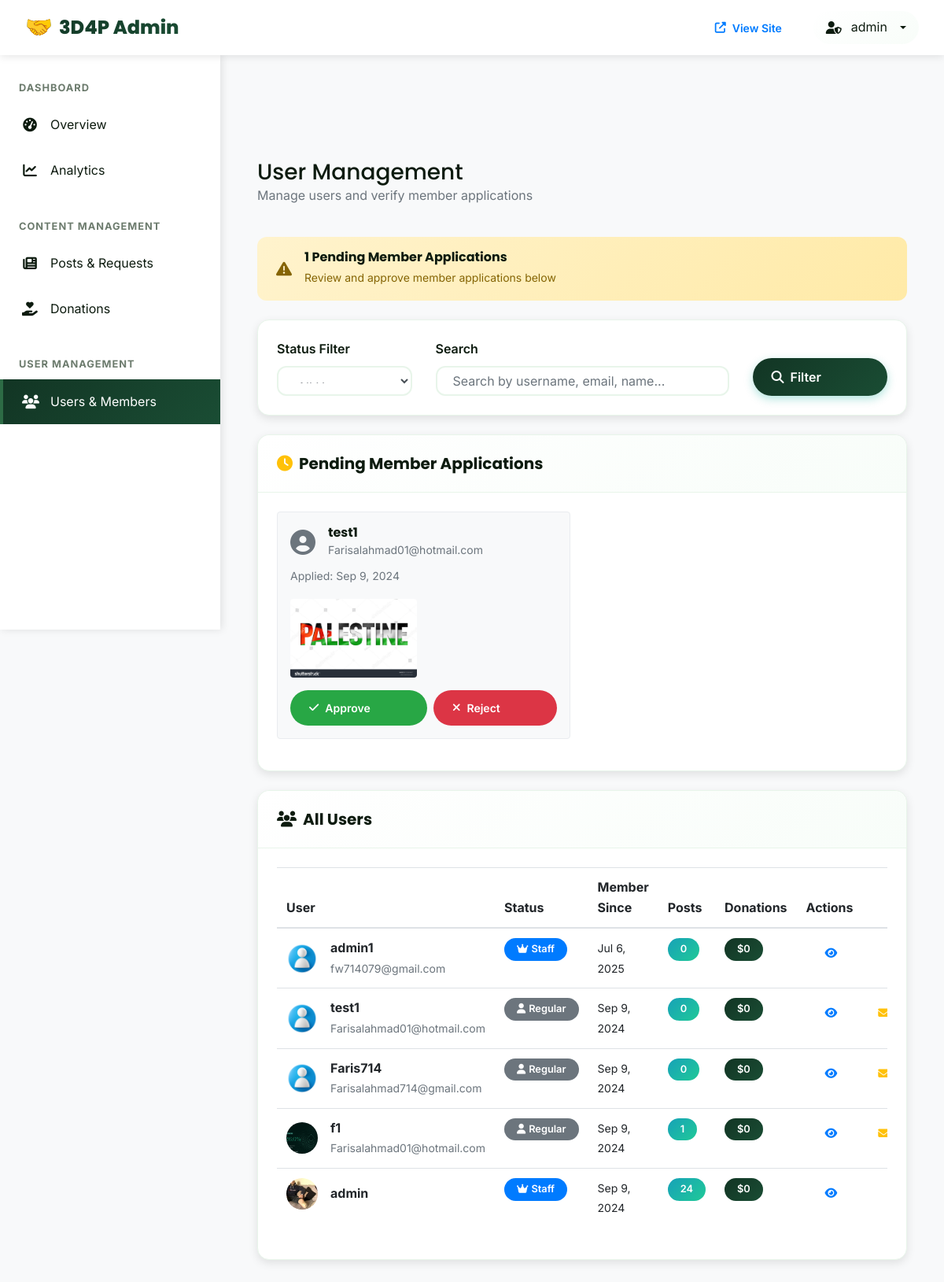
/dashboard/users/ (signed in), run on an earlier commit of the app's database.
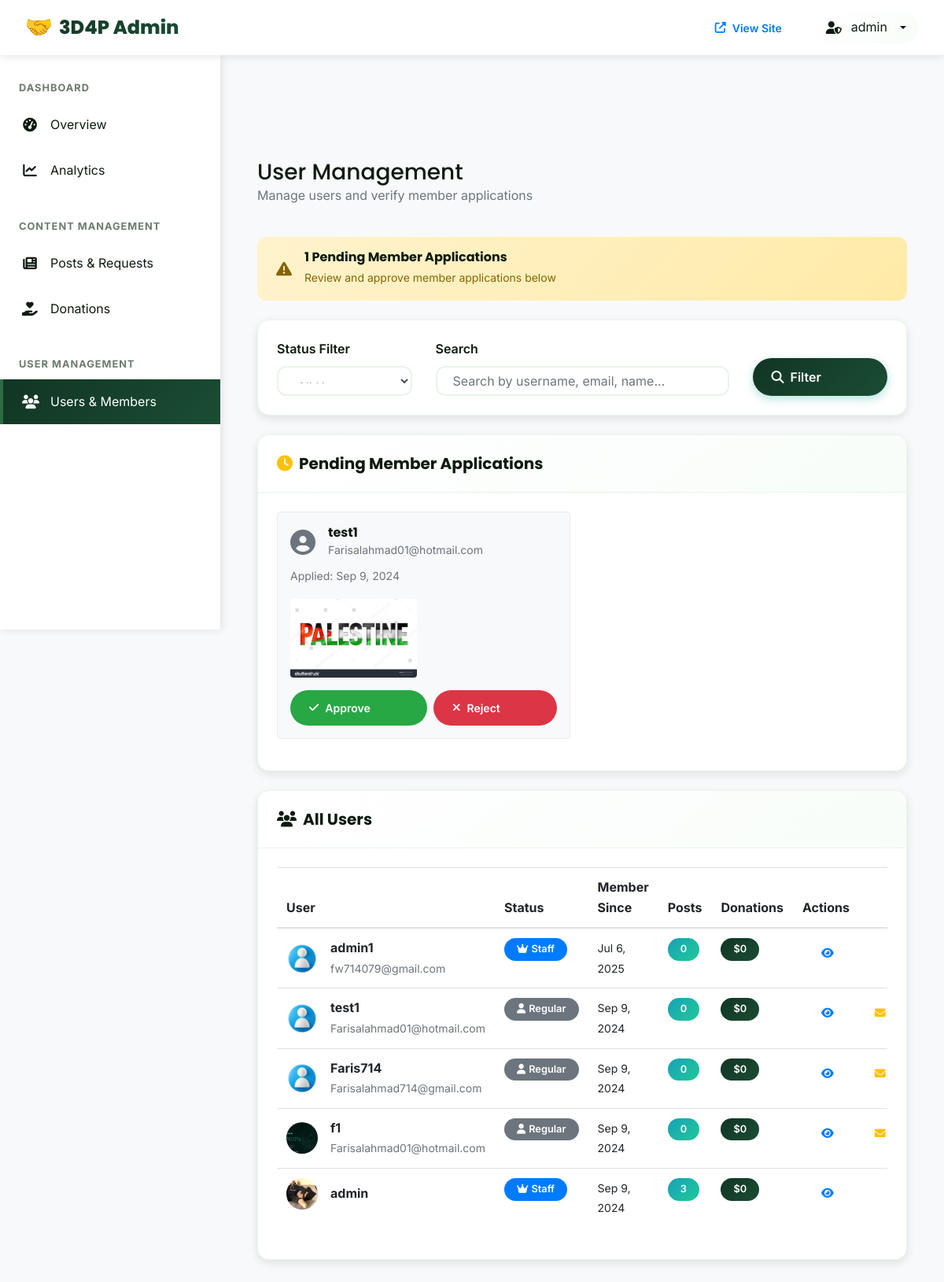
And on a later commit of the database.
### users/models.py (models this page shows, shortened)
class CustomUser(AbstractUser):
    is_member = models.BooleanField(default=False)
    is_verified = models.BooleanField(default=False)
    bio = models.TextField(blank=True)
    date_of_birth = models.DateField(null=True, blank=True)
    pass

class MemberProfile(models.Model):
    user = models.OneToOneField(settings.AUTH_USER_MODEL, on_delete=models.CASCADE)
    photo = models.ImageField(upload_to='profile_photos',  default='default.jpg')
    bio = models.TextField(max_length=500, blank=True)
    is_verified = models.BooleanField(default=False)

### admin_dashboard/views.py (the view, shortened to what this page needs)
# urls.py: path('users/', views.admin_users, name='admin_users'),
@user_passes_test(is_admin)
def admin_users(request):
    status_filter = request.GET.get('status', 'all')
    search = request.GET.get('search', '')
    users = CustomUser.objects.select_related('memberprofile')
    if status_filter == 'verified':
        users = users.filter(is_verified=True)
    elif status_filter == 'pending':
        users = users.filter(is_verified=False)
    elif status_filter == 'staff':
        users = users.filter(is_staff=True)
    users = users.order_by('-date_joined')
    paginator = Paginator(users, 15)
    page_number = request.GET.get('page')
    page_obj = paginator.get_page(page_number)
    for user in page_obj:
        user.total_donations = Donation.objects.filter(
            donor_email=user.email,
            payment_status='completed'
        ).aggregate(total=Sum('amount'))['total'] or 0
    pending_applications = MemberApplication.objects.filter(
        is_approved=False
    ).select_related('user').order_by('-application_date')[:10]
    context = {
        'page_obj': page_obj,
        'status_filter': status_filter,
        'search': search,
        'pending_applications': pending_applications,
    }
    return render(request, 'admin_dashboard/users.html', context)

### admin_dashboard/views.py (called while the page is built)
def is_admin(user):
    return user.is_staff and user.is_superuser

### utils/error_handlers.py (called while the page is built)
    def __call__(self, request):
        if self.is_suspicious_request(request):
            logger.warning(
                f"Suspicious request detected: {request.method} {request.get_full_path()} "
                f"from IP: {self.get_client_ip(request)}"
            )
        response = self.get_response(request)
        return response

    def is_suspicious_request(self, request):
        suspicious_patterns = [
            'admin/', 'wp-admin/', 'phpmyadmin/', '.env', 'config.php',
            'shell.php', 'cmd.php', 'eval(', 'system(', 'exec('
        ]
        path = request.get_full_path().lower()
        return any(pattern in path for pattern in suspicious_patterns)

### admin_dashboard/templates/admin_dashboard/users.html (shortened to what the changed rows need)
{% extends 'admin_dashboard/base.html' %}
{% block content %}
<div class="container-fluid">
    <div class="d-flex justify-content-between align-items-center mb-4">
        <div>
            <h1 class="h3 mb-0">User Management</h1>
        </div>
    </div>
    <div class="admin-card">
        <div class="admin-card-body">
            <div class="table-responsive">
                <table class="table table-hover">
                    <thead>
                        <tr>
                            <th>User</th>
                            <th>Status</th>
                            <th>Member Since</th>
                            <th>Posts</th>
                            <th>Donations</th>
                            <th>Actions</th>
                        </tr>
                    </thead>
                    <tbody>
                        {% for user in page_obj %}
                        <tr>
                            <td>
                                <div class="d-flex align-items-center">
                                    {% if user.memberprofile.photo %}
                                    <img src="{{ user.memberprofile.photo.url }}" class="rounded-circle mr-3" style="width: 40px; height: 40px; object-fit: cover;" alt="{{ user.username }}">
                                    {% else %}
                                    <i class="fas fa-user-circle fa-2x text-muted mr-3"></i>
                                    {% endif %}
                                    <div>
                                        <div class="font-weight-bold">{{ user.get_full_name|default:user.username }}</div>
                                        <small class="text-muted">{{ user.email }}</small>
                                    </div>
                                </div>
                            </td>
                            <td>
                                {% if user.is_staff %}
                                    <span class="badge badge-primary"><i class="fas fa-crown"></i> Staff</span>
                                {% elif user.is_verified %}
                                    <span class="badge badge-success"><i class="fas fa-check-circle"></i> Verified</span>
                                {% elif user.is_member %}
                                    <span class="badge badge-warning"><i class="fas fa-clock"></i> Pending</span>
                                {% else %}
                                    <span class="badge badge-secondary"><i class="fas fa-user"></i> Regular</span>
                                {% endif %}
                            </td>
                            <td>
                                <small>{{ user.date_joined|date:"M j, Y" }}</small>
                            </td>
                            <td>
                                <span class="badge badge-info">{{ user.post_set.count }}</span>
                            </td>
                            <td>
                                <span class="badge badge-success">${{ user.total_donations|floatformat:0 }}</span>
                            </td>
                            <td>
                                <div class="d-flex gap-1">
                                    <a href="{% url 'user_profile' user.username %}" class="btn btn-sm btn-outline-primary" title="View Profile">
                                        <i class="fas fa-eye"></i>
                                    </a>
                                    {% if not user.is_staff %}
                                    <button class="btn btn-sm btn-outline-warning" title="Send Message">
                                        <i class="fas fa-envelope"></i>
                                    </button>
                                    {% endif %}
                                </div>
                            </td>
                        </tr>
                        {% endfor %}
                    </tbody>
                </table>
            </div>
        </div>
    </div>
</div>
{% endblock %}

### admin_dashboard/templates/admin_dashboard/base.html (shortened to what this page needs)
{% load static %}
<!DOCTYPE html>
<html lang="en">
<head>
    <link rel="stylesheet" href="https://cdn.jsdelivr.net/npm/bootstrap@4.6.2/dist/css/bootstrap.min.css">
    <link rel="stylesheet" href="https://cdnjs.cloudflare.com/ajax/libs/font-awesome/6.4.0/css/all.min.css">
    <link rel="stylesheet" type="text/css" href="{% static 'css/main.css' %}">
</head>
<body>
    <header class="admin-header">
        <a href="{% url 'admin_dashboard' %}" class="admin-brand">
            3D4P Admin
        </a>
        <nav class="admin-nav">
            <a href="{% url 'home' %}" class="btn btn-outline-primary btn-sm">
                <i class="fas fa-external-link-alt"></i> View Site
            </a>
            <div class="dropdown">
                <a href="#" class="admin-user dropdown-toggle" data-toggle="dropdown">
                    <i class="fas fa-user-shield"></i>
                    <span>{{ user.username }}</span>
                </a>
            </div>
        </nav>
    </header>
    <aside class="admin-sidebar">
        <nav class="sidebar-nav">
            <div class="nav-section">
                <div class="nav-section-title">Dashboard</div>
                <a href="{% url 'admin_dashboard' %}" class="nav-link {% if request.resolver_match.url_name == 'admin_dashboard' %}active{% endif %}">
                    <i class="fas fa-tachometer-alt"></i>
                    <span>Overview</span>
                </a>
                <a href="{% url 'admin_analytics' %}" class="nav-link {% if request.resolver_match.url_name == 'admin_analytics' %}active{% endif %}">
                    <i class="fas fa-chart-line"></i>
                    <span>Analytics</span>
                </a>
            </div>
            <div class="nav-section">
                <div class="nav-section-title">Content Management</div>
                <a href="{% url 'admin_posts' %}" class="nav-link {% if request.resolver_match.url_name == 'admin_posts' %}active{% endif %}">
                    <i class="fas fa-newspaper"></i>
                    <span>Posts & Requests</span>
                </a>
                <a href="{% url 'admin_donations' %}" class="nav-link {% if request.resolver_match.url_name == 'admin_donations' %}active{% endif %}">
                    <i class="fas fa-hand-holding-heart"></i>
                    <span>Donations</span>
                </a>
            </div>
            <div class="nav-section">
                <div class="nav-section-title">User Management</div>
                <a href="{% url 'admin_users' %}" class="nav-link {% if request.resolver_match.url_name == 'admin_users' %}active{% endif %}">
                    <i class="fas fa-users"></i>
                    <span>Users & Members</span>
                </a>
            </div>
        </nav>
    </aside>
    <main class="admin-main">
        {% block content %}
        {% endblock %}
    </main>
</body>
</html>

What changed in the data, as far as the page shows it:
changed CustomUser "admin": post_set.count "24" → "3"
computed for CustomUser (number 5 of 5 on the later page): post_set.count "1" → "0"
